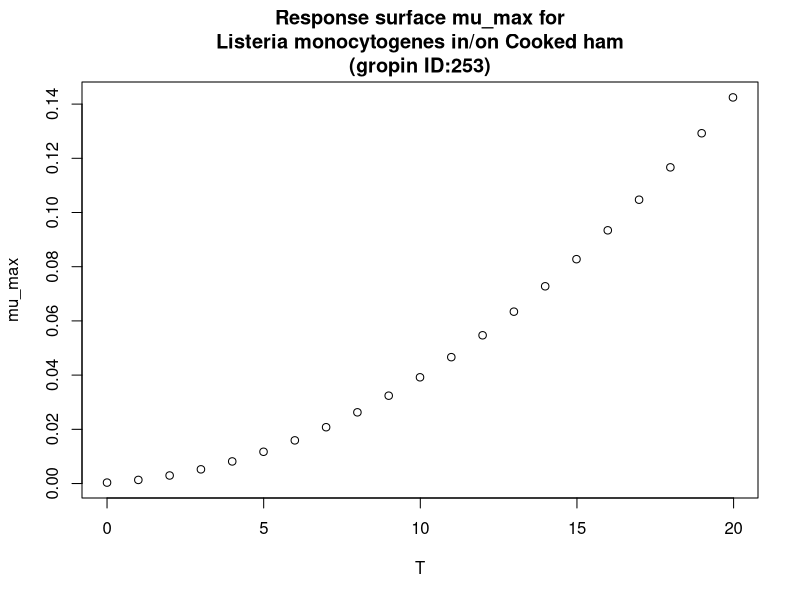

Write R code to recreate this figure.
#############################
# start of Parameter script
#############################
T <- seq(0,19.98001998002,length.out=21)
#############################
# end of Parameter script
#############################
############################# 
# start of Model script Gropin ID 253 
#############################
 
# constant coefficients for this model
a <- 0.058
Tmin <- -1.03
 
variables <- data.frame(T)
argumentsPar <- expand.grid(variables)
 
# heart of the model
response_surface <- function(T) {
   mumax <-2.302585*(a*(T-Tmin))^2/24

return(mumax=mumax)
} 

# output parameters
mumax <- cbind(argumentsPar,response_surface(argumentsPar['T']))
colnames(mumax) <- c(colnames(argumentsPar),'mumax')
#############################
# End of Model script
#############################
############################# 
# start of Visualisation script Gropin ID 253 
#############################
plot(T,mumax$mumax,
                          xlab='T',
                          ylab='mu_max',main='Response surface mu_max for
Listeria monocytogenes in/on Cooked ham
(gropin ID:253)')
#############################
# End of Visualisation script
#############################
